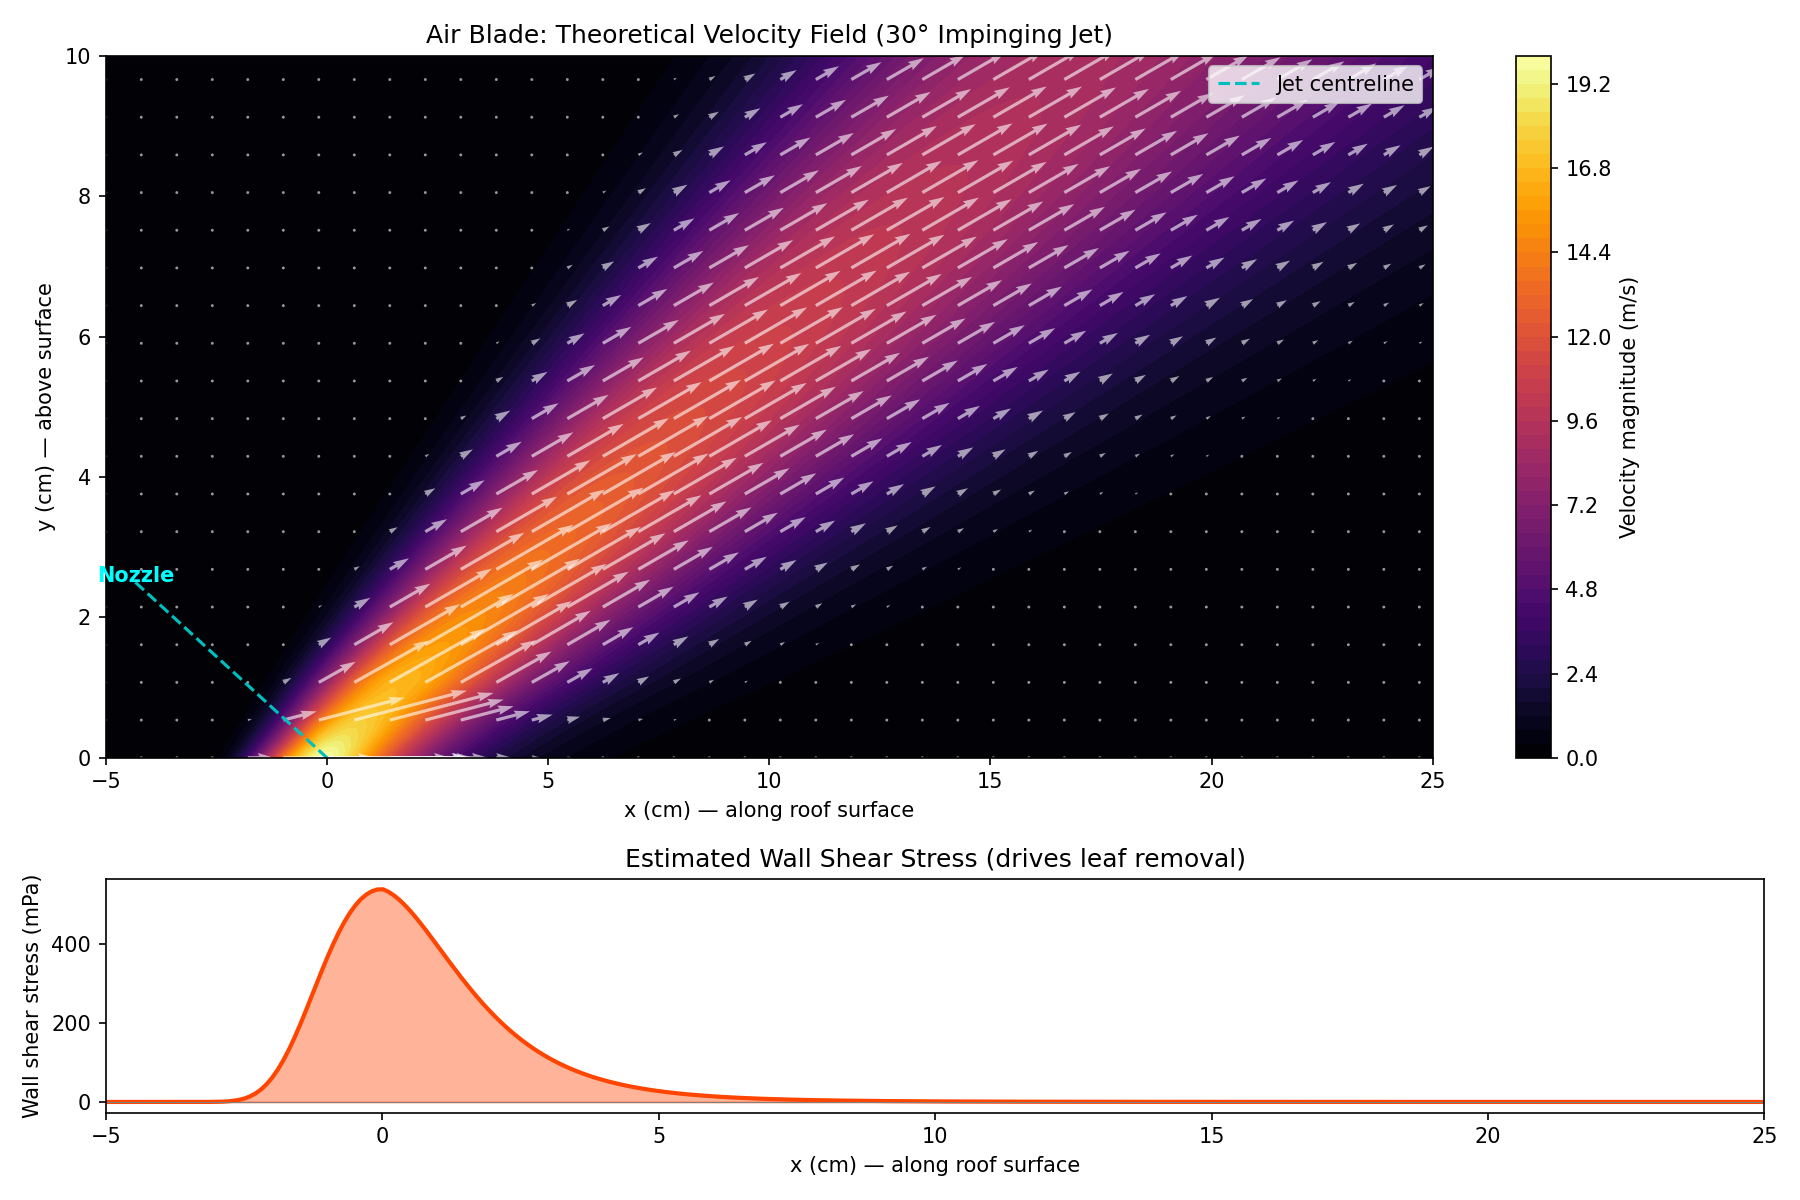

Python code for this plot:
"""
ESC203 - Jinesis Group
Theoretical Shear Layer & Velocity Field Visualization

Simulates a 2D air blade jet impinging on a flat surface at an angle,
showing the velocity magnitude field and the wall-parallel shear stress
that drives wet leaf removal. Uses a simplified analytical model
(planar free jet + image method for wall interaction).
"""

import numpy as np
import matplotlib.pyplot as plt
from matplotlib.colors import Normalize

# ----- Parameters -----
V_JET = 20.0          # m/s  nozzle exit velocity
NOZZLE_WIDTH = 0.003  # m    slit nozzle width (3 mm)
JET_ANGLE_DEG = 30.0  # degrees from the surface
STANDOFF = 0.05       # m    nozzle-to-surface distance
RHO = 1.225           # kg/m^3
MU = 1.81e-5          # Pa·s  dynamic viscosity of air

# Grid
NX, NY = 300, 150
X_RANGE = (-0.05, 0.25)  # metres along the surface
Y_RANGE = (0.0, 0.10)    # metres above the surface

x = np.linspace(*X_RANGE, NX)
y = np.linspace(*Y_RANGE, NY)
X, Y = np.meshgrid(x, y)

# ----- Jet model -----
# The nozzle is positioned at the point where the jet centreline
# would meet the surface (x=0, y=0) and the jet propagates at
# JET_ANGLE from the surface.
theta = np.radians(JET_ANGLE_DEG)

# Coordinate along the jet axis (s) and perpendicular to it (n)
# Origin at impingement point; jet source is at negative s.
S = X * np.cos(theta) + Y * np.sin(theta)
N = -X * np.sin(theta) + Y * np.cos(theta)

# Distance from nozzle exit along centreline
s_nozzle = -STANDOFF  # nozzle is upstream
s_from_nozzle = S - s_nozzle
s_from_nozzle = np.clip(s_from_nozzle, 0.001, None)

# Gaussian spreading: half-width grows as b(s) = 0.1 * s (typical free jet)
SPREAD_RATE = 0.10
b = SPREAD_RATE * s_from_nozzle + NOZZLE_WIDTH / 2

# Centreline velocity decays as 1/sqrt(s) for a 2-D planar jet
s_ref = STANDOFF  # reference distance (nozzle-to-surface)
V_centre = V_JET * np.sqrt(s_ref / s_from_nozzle)
V_centre = np.clip(V_centre, 0, V_JET)

# Gaussian velocity profile across the jet width
V_mag = V_centre * np.exp(-0.5 * (N / b) ** 2)

# Mask the region "behind" the nozzle (upstream of exit)
behind_nozzle = S < s_nozzle
V_mag[behind_nozzle] = 0.0

# Velocity components (for quiver arrows)
Vx = V_mag * np.cos(theta)
Vy = V_mag * np.sin(theta)

# Near the wall (Coanda turn): redirect flow to be wall-parallel
# Simple blending: within one jet-width of the surface, rotate velocity
wall_blend = np.clip(1.0 - Y / (2 * NOZZLE_WIDTH + 0.005), 0, 1)
Vx_wall = V_mag  # fully horizontal at wall
Vy_wall = 0.0
Vx = Vx * (1 - wall_blend) + Vx_wall * wall_blend
Vy = Vy * (1 - wall_blend)
V_total = np.sqrt(Vx**2 + Vy**2)

# Wall shear stress estimate: tau_w ~ mu * du/dy at y=0
# From the velocity field, approximate du/dy at the first cell above y=0
dy = y[1] - y[0]
tau_wall = MU * V_total[0, :] / dy  # simplified

# ----- Plotting -----
fig, axes = plt.subplots(2, 1, figsize=(12, 8), gridspec_kw={"height_ratios": [3, 1]})

# Top: velocity magnitude heat map + streamlines
ax1 = axes[0]
norm = Normalize(vmin=0, vmax=V_JET)
cf = ax1.contourf(X * 100, Y * 100, V_total, levels=60, cmap="inferno", norm=norm)
cbar = fig.colorbar(cf, ax=ax1, label="Velocity magnitude (m/s)")

# Quiver (subsample)
skip = 8
ax1.quiver(
    X[::skip, ::skip] * 100,
    Y[::skip, ::skip] * 100,
    Vx[::skip, ::skip],
    Vy[::skip, ::skip],
    color="white",
    alpha=0.6,
    scale=200,
)

# Nozzle position indicator
nozzle_x = -STANDOFF * np.cos(theta) * 100
nozzle_y = STANDOFF * np.sin(theta) * 100
ax1.annotate(
    "Nozzle",
    xy=(nozzle_x, nozzle_y),
    fontsize=10,
    color="cyan",
    fontweight="bold",
    ha="center",
)
ax1.plot([nozzle_x, 0], [nozzle_y, 0], "c--", linewidth=1.5, label="Jet centreline")

ax1.set_xlabel("x (cm) — along roof surface")
ax1.set_ylabel("y (cm) — above surface")
ax1.set_title("Air Blade: Theoretical Velocity Field (30° Impinging Jet)")
ax1.set_xlim([X_RANGE[0] * 100, X_RANGE[1] * 100])
ax1.set_ylim([Y_RANGE[0] * 100, Y_RANGE[1] * 100])
ax1.legend(loc="upper right")

# Bottom: wall shear stress
ax2 = axes[1]
ax2.fill_between(x * 100, tau_wall * 1000, alpha=0.4, color="orangered")
ax2.plot(x * 100, tau_wall * 1000, color="orangered", linewidth=2)
ax2.axhline(0, color="gray", linewidth=0.5)
ax2.set_xlabel("x (cm) — along roof surface")
ax2.set_ylabel("Wall shear stress (mPa)")
ax2.set_title("Estimated Wall Shear Stress (drives leaf removal)")
ax2.set_xlim([X_RANGE[0] * 100, X_RANGE[1] * 100])

plt.tight_layout()
plt.savefig("shear_layer_visualization.png", dpi=150)
#plt.show()
print("Saved: shear_layer_visualization.png")
